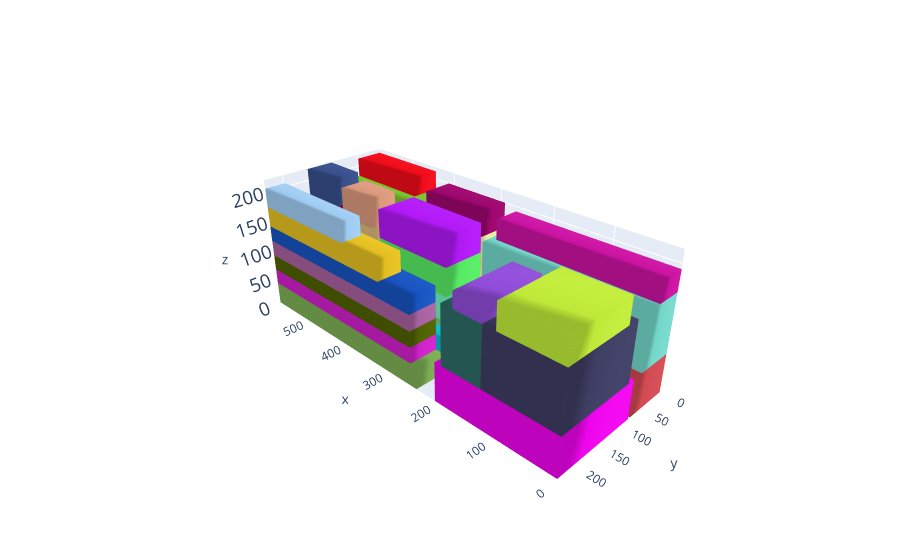

The notebook cell saved with this chart:
### Markdown cell above
# Plot the solution

### Code cell
cont, execution_time,total_volume = MLCP_function(alpha=4.0,beta=1.0,gamma=0.2,delta=0.5,p=0.05,instance=1)

L = cont.l;W = cont.w; H = cont.h

box_dims = []
for aabb in cont.aabbs:
  box_dims.append([aabb.xmin,aabb.ymin,aabb.zmin,aabb.xmax,aabb.ymax,aabb.zmax])

bxplot.plot_container([L,W,H], box_dims)

### Figure 1 — Plotly figure (JSON) as saved in the notebook; plotly's stock layout.template omitted (floating-point values rounded to 4 significant figures)
{"data": [{"color": "rgb(208.64462392227597,73.00306717013066,81.61108412531229)", "i": [7, 0, 0, 0, 4, 4, 2, 6, 4, 0, 3, 7], "j": [3, 4, 1, 2, 5, 6, 5, 5, 0, 1, 2, 2], "k": [0, 7, 2, 3, 6, 7, 1, 2, 5, 5, 7, 6], "opacity": 1, "type": "mesh3d", "x": [0, 0, 412, 412, 0, 0, 412, 412], "y": [0, 76, 76, 0, 0, 76, 76, 0], "z": [0, 0, 0, 0, 64, 64, 64, 64]}, {"color": "rgb(236.46778994917068,4.194621894700185,235.42320492821912)", "i": [7, 0, 0, 0, 4, 4, 2, 6, 4, 0, 3, 7], "j": [3, 4, 1, 2, 5, 6, 5, 5, 0, 1, 2, 2], "k": [0, 7, 2, 3, 6, 7, 1, 2, 5, 5, 7, 6], "opacity": 1, "type": "mesh3d", "x": [0, 0, 206, 206, 0, 0, 206, 206], "y": [81, 233, 233, 81, 81, 233, 233, 81], "z": [0, 0, 0, 0, 64, 64, 64, 64]}, {"color": "rgb(252.2493948146056,35.64301285579163,225.78763891051605)", "i": [7, 0, 0, 0, 4, 4, 2, 6, 4, 0, 3, 7], "j": [3, 4, 1, 2, 5, 6, 5, 5, 0, 1, 2, 2], "k": [0, 7, 2, 3, 6, 7, 1, 2, 5, 5, 7, 6], "opacity": 1, "type": "mesh3d", "x": [415, 415, 587, 587, 415, 415, 587, 587], "y": [0, 152, 152, 0, 0, 152, 152, 0], "z": [0, 0, 0, 0, 38, 38, 38, 38]}, {"color": "rgb(123.56718404300364,173.413637196482,83.56816379968959)", "i": [7, 0, 0, 0, 4, 4, 2, 6, 4, 0, 3, 7], "j": [3, 4, 1, 2, 5, 6, 5, 5, 0, 1, 2, 2], "k": [0, 7, 2, 3, 6, 7, 1, 2, 5, 5, 7, 6], "opacity": 1, "type": "mesh3d", "x": [243, 243, 587, 587, 243, 243, 587, 587], "y": [157, 233, 233, 157, 157, 233, 233, 157], "z": [0, 0, 0, 0, 38, 38, 38, 38]}, {"color": "rgb(118.67972252741009,196.65711540843193,46.42664778785825)", "i": [7, 0, 0, 0, 4, 4, 2, 6, 4, 0, 3, 7], "j": [3, 4, 1, 2, 5, 6, 5, 5, 0, 1, 2, 2], "k": [0, 7, 2, 3, 6, 7, 1, 2, 5, 5, 7, 6], "opacity": 1, "type": "mesh3d", "x": [417, 417, 587, 587, 417, 417, 587, 587], "y": [0, 84, 84, 0, 0, 84, 84, 0], "z": [38, 38, 38, 38, 182, 182, 182, 182]}, {"color": "rgb(205.81676543506126,32.663759764963466,199.60808692646214)", "i": [7, 0, 0, 0, 4, 4, 2, 6, 4, 0, 3, 7], "j": [3, 4, 1, 2, 5, 6, 5, 5, 0, 1, 2, 2], "k": [0, 7, 2, 3, 6, 7, 1, 2, 5, 5, 7, 6], "opacity": 1, "type": "mesh3d", "x": [254, 254, 587, 587, 254, 254, 587, 587], "y": [184, 233, 233, 184, 184, 233, 233, 184], "z": [38, 38, 38, 38, 64, 64, 64, 64]}, {"color": "rgb(115.2093233791073,213.74287917051097,200.1974871350258)", "i": [7, 0, 0, 0, 4, 4, 2, 6, 4, 0, 3, 7], "j": [3, 4, 1, 2, 5, 6, 5, 5, 0, 1, 2, 2], "k": [0, 7, 2, 3, 6, 7, 1, 2, 5, 5, 7, 6], "opacity": 1, "type": "mesh3d", "x": [0, 0, 280, 280, 0, 0, 280, 280], "y": [0, 62, 62, 0, 0, 62, 62, 0], "z": [64, 64, 64, 64, 159, 159, 159, 159]}, {"color": "rgb(61.837810138346505,61.18958499011055,98.6888054962975)", "i": [7, 0, 0, 0, 4, 4, 2, 6, 4, 0, 3, 7], "j": [3, 4, 1, 2, 5, 6, 5, 5, 0, 1, 2, 2], "k": [0, 7, 2, 3, 6, 7, 1, 2, 5, 5, 7, 6], "opacity": 1, "type": "mesh3d", "x": [0, 0, 124, 124, 0, 0, 124, 124], "y": [93, 233, 233, 93, 93, 233, 233, 93], "z": [64, 64, 64, 64, 159, 159, 159, 159]}, {"color": "rgb(78.0307145752869,96.43948272640759,0.24549118881922627)", "i": [7, 0, 0, 0, 4, 4, 2, 6, 4, 0, 3, 7], "j": [3, 4, 1, 2, 5, 6, 5, 5, 0, 1, 2, 2], "k": [0, 7, 2, 3, 6, 7, 1, 2, 5, 5, 7, 6], "opacity": 1, "type": "mesh3d", "x": [254, 254, 587, 587, 254, 254, 587, 587], "y": [184, 233, 233, 184, 184, 233, 233, 184], "z": [64, 64, 64, 64, 90, 90, 90, 90]}, {"color": "rgb(6.148723502842001,184.42199037510997,204.61443032959394)", "i": [7, 0, 0, 0, 4, 4, 2, 6, 4, 0, 3, 7], "j": [3, 4, 1, 2, 5, 6, 5, 5, 0, 1, 2, 2], "k": [0, 7, 2, 3, 6, 7, 1, 2, 5, 5, 7, 6], "opacity": 1, "type": "mesh3d", "x": [244, 244, 587, 587, 244, 244, 587, 587], "y": [159, 184, 184, 159, 159, 184, 184, 159], "z": [38, 38, 38, 38, 59, 59, 59, 59]}, {"color": "rgb(166.01884402496574,96.52822541138002,158.06707614154465)", "i": [7, 0, 0, 0, 4, 4, 2, 6, 4, 0, 3, 7], "j": [3, 4, 1, 2, 5, 6, 5, 5, 0, 1, 2, 2], "k": [0, 7, 2, 3, 6, 7, 1, 2, 5, 5, 7, 6], "opacity": 1, "type": "mesh3d", "x": [254, 254, 587, 587, 254, 254, 587, 587], "y": [184, 233, 233, 184, 184, 233, 233, 184], "z": [90, 90, 90, 90, 116, 116, 116, 116]}, {"color": "rgb(127.74223876858291,182.744569614974,238.2526488344023)", "i": [7, 0, 0, 0, 4, 4, 2, 6, 4, 0, 3, 7], "j": [3, 4, 1, 2, 5, 6, 5, 5, 0, 1, 2, 2], "k": [0, 7, 2, 3, 6, 7, 1, 2, 5, 5, 7, 6], "opacity": 1, "type": "mesh3d", "x": [293, 293, 587, 587, 293, 293, 587, 587], "y": [159, 184, 184, 159, 159, 184, 184, 159], "z": [59, 59, 59, 59, 80, 80, 80, 80]}, {"color": "rgb(23.41987452406218,83.79501586572047,191.8206513015902)", "i": [7, 0, 0, 0, 4, 4, 2, 6, 4, 0, 3, 7], "j": [3, 4, 1, 2, 5, 6, 5, 5, 0, 1, 2, 2], "k": [0, 7, 2, 3, 6, 7, 1, 2, 5, 5, 7, 6], "opacity": 1, "type": "mesh3d", "x": [254, 254, 587, 587, 254, 254, 587, 587], "y": [184, 233, 233, 184, 184, 233, 233, 184], "z": [116, 116, 116, 116, 142, 142, 142, 142]}, {"color": "rgb(241.52611476950972,58.755591466642954,44.63747452905414)", "i": [7, 0, 0, 0, 4, 4, 2, 6, 4, 0, 3, 7], "j": [3, 4, 1, 2, 5, 6, 5, 5, 0, 1, 2, 2], "k": [0, 7, 2, 3, 6, 7, 1, 2, 5, 5, 7, 6], "opacity": 1, "type": "mesh3d", "x": [497, 497, 587, 587, 497, 497, 587, 587], "y": [86, 152, 152, 86, 86, 152, 152, 86], "z": [38, 38, 38, 38, 81, 81, 81, 81]}, {"color": "rgb(226.97717705010422,190.44256210786656,33.18293947514182)", "i": [7, 0, 0, 0, 4, 4, 2, 6, 4, 0, 3, 7], "j": [3, 4, 1, 2, 5, 6, 5, 5, 0, 1, 2, 2], "k": [0, 7, 2, 3, 6, 7, 1, 2, 5, 5, 7, 6], "opacity": 1, "type": "mesh3d", "x": [317, 317, 587, 587, 317, 317, 587, 587], "y": [190, 233, 233, 190, 190, 233, 233, 190], "z": [142, 142, 142, 142, 175, 175, 175, 175]}, {"color": "rgb(201.6168342806146,18.76987009758154,161.057016269434)", "i": [7, 0, 0, 0, 4, 4, 2, 6, 4, 0, 3, 7], "j": [3, 4, 1, 2, 5, 6, 5, 5, 0, 1, 2, 2], "k": [0, 7, 2, 3, 6, 7, 1, 2, 5, 5, 7, 6], "opacity": 1, "type": "mesh3d", "x": [0, 0, 270, 270, 0, 0, 270, 270], "y": [0, 43, 43, 0, 0, 43, 43, 0], "z": [159, 159, 159, 159, 192, 192, 192, 192]}, {"color": "rgb(190.20940145744558,231.87639258944523,56.75317641283077)", "i": [7, 0, 0, 0, 4, 4, 2, 6, 4, 0, 3, 7], "j": [3, 4, 1, 2, 5, 6, 5, 5, 0, 1, 2, 2], "k": [0, 7, 2, 3, 6, 7, 1, 2, 5, 5, 7, 6], "opacity": 1, "type": "mesh3d", "x": [0, 0, 102, 102, 0, 0, 102, 102], "y": [113, 233, 233, 113, 113, 233, 233, 113], "z": [159, 159, 159, 159, 200, 200, 200, 200]}, {"color": "rgb(78.66116043732973,67.91874062829014,151.80303912435454)", "i": [7, 0, 0, 0, 4, 4, 2, 6, 4, 0, 3, 7], "j": [3, 4, 1, 2, 5, 6, 5, 5, 0, 1, 2, 2], "k": [0, 7, 2, 3, 6, 7, 1, 2, 5, 5, 7, 6], "opacity": 1, "type": "mesh3d", "x": [505, 505, 587, 587, 505, 505, 587, 587], "y": [101, 152, 152, 101, 101, 152, 152, 101], "z": [81, 81, 81, 81, 141, 141, 141, 141]}, {"color": "rgb(157.95340288817968,202.133049976315,239.42827991004626)", "i": [7, 0, 0, 0, 4, 4, 2, 6, 4, 0, 3, 7], "j": [3, 4, 1, 2, 5, 6, 5, 5, 0, 1, 2, 2], "k": [0, 7, 2, 3, 6, 7, 1, 2, 5, 5, 7, 6], "opacity": 1, "type": "mesh3d", "x": [395, 395, 587, 587, 395, 395, 587, 587], "y": [197, 233, 233, 197, 197, 233, 233, 197], "z": [175, 175, 175, 175, 206, 206, 206, 206]}, {"color": "rgb(238.62382671812836,11.396555085613636,26.445205605435834)", "i": [7, 0, 0, 0, 4, 4, 2, 6, 4, 0, 3, 7], "j": [3, 4, 1, 2, 5, 6, 5, 5, 0, 1, 2, 2], "k": [0, 7, 2, 3, 6, 7, 1, 2, 5, 5, 7, 6], "opacity": 1, "type": "mesh3d", "x": [443, 443, 587, 587, 443, 443, 587, 587], "y": [0, 48, 48, 0, 0, 48, 48, 0], "z": [182, 182, 182, 182, 213, 213, 213, 213]}, {"color": "rgb(46.10953022155742,106.4644389004353,100.38037857093819)", "i": [7, 0, 0, 0, 4, 4, 2, 6, 4, 0, 3, 7], "j": [3, 4, 1, 2, 5, 6, 5, 5, 0, 1, 2, 2], "k": [0, 7, 2, 3, 6, 7, 1, 2, 5, 5, 7, 6], "opacity": 1, "type": "mesh3d", "x": [124, 124, 194, 194, 124, 124, 194, 194], "y": [109, 233, 233, 109, 109, 233, 233, 109], "z": [64, 64, 64, 64, 159, 159, 159, 159]}, {"color": "rgb(26.272201999863768,106.00516319065822,118.70650567008978)", "i": [7, 0, 0, 0, 4, 4, 2, 6, 4, 0, 3, 7], "j": [3, 4, 1, 2, 5, 6, 5, 5, 0, 1, 2, 2], "k": [0, 7, 2, 3, 6, 7, 1, 2, 5, 5, 7, 6], "opacity": 1, "type": "mesh3d", "x": [425, 425, 497, 497, 425, 425, 497, 497], "y": [104, 152, 152, 104, 104, 152, 152, 104], "z": [38, 38, 38, 38, 69, 69, 69, 69]}, {"color": "rgb(165.66560919626903,10.915534493666843,77.94646863566966)", "i": [7, 0, 0, 0, 4, 4, 2, 6, 4, 0, 3, 7], "j": [3, 4, 1, 2, 5, 6, 5, 5, 0, 1, 2, 2], "k": [0, 7, 2, 3, 6, 7, 1, 2, 5, 5, 7, 6], "opacity": 1, "type": "mesh3d", "x": [515, 515, 587, 587, 515, 515, 587, 587], "y": [104, 152, 152, 104, 104, 152, 152, 104], "z": [141, 141, 141, 141, 172, 172, 172, 172]}, {"color": "rgb(231.63983260776007,236.84836567348162,164.22350948191868)", "i": [7, 0, 0, 0, 4, 4, 2, 6, 4, 0, 3, 7], "j": [3, 4, 1, 2, 5, 6, 5, 5, 0, 1, 2, 2], "k": [0, 7, 2, 3, 6, 7, 1, 2, 5, 5, 7, 6], "opacity": 1, "type": "mesh3d", "x": [288, 288, 412, 412, 288, 288, 412, 412], "y": [0, 70, 70, 0, 0, 70, 70, 0], "z": [64, 64, 64, 64, 159, 159, 159, 159]}, {"color": "rgb(70.22253636534191,175.78762661494306,226.68940603660806)", "i": [7, 0, 0, 0, 4, 4, 2, 6, 4, 0, 3, 7], "j": [3, 4, 1, 2, 5, 6, 5, 5, 0, 1, 2, 2], "k": [0, 7, 2, 3, 6, 7, 1, 2, 5, 5, 7, 6], "opacity": 1, "type": "mesh3d", "x": [426, 426, 497, 497, 426, 426, 497, 497], "y": [104, 152, 152, 104, 104, 152, 152, 104], "z": [69, 69, 69, 69, 116, 116, 116, 116]}, {"color": "rgb(110.43721622720315,201.12765785140078,129.644953204458)", "i": [7, 0, 0, 0, 4, 4, 2, 6, 4, 0, 3, 7], "j": [3, 4, 1, 2, 5, 6, 5, 5, 0, 1, 2, 2], "k": [0, 7, 2, 3, 6, 7, 1, 2, 5, 5, 7, 6], "opacity": 1, "type": "mesh3d", "x": [209, 209, 415, 415, 209, 209, 415, 415], "y": [76, 152, 152, 76, 76, 152, 152, 76], "z": [0, 0, 0, 0, 64, 64, 64, 64]}, {"color": "rgb(56.57921962399203,78.84101412401436,139.3065768132957)", "i": [7, 0, 0, 0, 4, 4, 2, 6, 4, 0, 3, 7], "j": [3, 4, 1, 2, 5, 6, 5, 5, 0, 1, 2, 2], "k": [0, 7, 2, 3, 6, 7, 1, 2, 5, 5, 7, 6], "opacity": 1, "type": "mesh3d", "x": [516, 516, 587, 587, 516, 516, 587, 587], "y": [104, 152, 152, 104, 104, 152, 152, 104], "z": [172, 172, 172, 172, 219, 219, 219, 219]}, {"color": "rgb(142.68459417818815,75.56015056215793,213.25560028409348)", "i": [7, 0, 0, 0, 4, 4, 2, 6, 4, 0, 3, 7], "j": [3, 4, 1, 2, 5, 6, 5, 5, 0, 1, 2, 2], "k": [0, 7, 2, 3, 6, 7, 1, 2, 5, 5, 7, 6], "opacity": 1, "type": "mesh3d", "x": [124, 124, 173, 173, 124, 124, 173, 173], "y": [122, 233, 233, 122, 122, 233, 233, 122], "z": [159, 159, 159, 159, 185, 185, 185, 185]}, {"color": "rgb(214.88129314795663,184.31422689583755,118.79547437829336)", "i": [7, 0, 0, 0, 4, 4, 2, 6, 4, 0, 3, 7], "j": [3, 4, 1, 2, 5, 6, 5, 5, 0, 1, 2, 2], "k": [0, 7, 2, 3, 6, 7, 1, 2, 5, 5, 7, 6], "opacity": 1, "type": "mesh3d", "x": [426, 426, 497, 497, 426, 426, 497, 497], "y": [104, 152, 152, 104, 104, 152, 152, 104], "z": [116, 116, 116, 116, 163, 163, 163, 163]}, {"color": "rgb(110.24813919543105,241.82146480056016,190.47133753725905)", "i": [7, 0, 0, 0, 4, 4, 2, 6, 4, 0, 3, 7], "j": [3, 4, 1, 2, 5, 6, 5, 5, 0, 1, 2, 2], "k": [0, 7, 2, 3, 6, 7, 1, 2, 5, 5, 7, 6], "opacity": 1, "type": "mesh3d", "x": [243, 243, 415, 415, 243, 243, 415, 415], "y": [76, 152, 152, 76, 76, 152, 152, 76], "z": [64, 64, 64, 64, 102, 102, 102, 102]}, {"color": "rgb(156.78779959856857,6.212775891501565,109.08542566841133)", "i": [7, 0, 0, 0, 4, 4, 2, 6, 4, 0, 3, 7], "j": [3, 4, 1, 2, 5, 6, 5, 5, 0, 1, 2, 2], "k": [0, 7, 2, 3, 6, 7, 1, 2, 5, 5, 7, 6], "opacity": 1, "type": "mesh3d", "x": [292, 292, 412, 412, 292, 292, 412, 412], "y": [0, 51, 51, 0, 0, 51, 51, 0], "z": [159, 159, 159, 159, 200, 200, 200, 200]}, {"color": "rgb(217.9485884948944,151.6118936791643,123.70699245463624)", "i": [7, 0, 0, 0, 4, 4, 2, 6, 4, 0, 3, 7], "j": [3, 4, 1, 2, 5, 6, 5, 5, 0, 1, 2, 2], "k": [0, 7, 2, 3, 6, 7, 1, 2, 5, 5, 7, 6], "opacity": 1, "type": "mesh3d", "x": [426, 426, 497, 497, 426, 426, 497, 497], "y": [104, 152, 152, 104, 104, 152, 152, 104], "z": [163, 163, 163, 163, 210, 210, 210, 210]}, {"color": "rgb(85.5798354130007,233.02317782196744,98.37145790643987)", "i": [7, 0, 0, 0, 4, 4, 2, 6, 4, 0, 3, 7], "j": [3, 4, 1, 2, 5, 6, 5, 5, 0, 1, 2, 2], "k": [0, 7, 2, 3, 6, 7, 1, 2, 5, 5, 7, 6], "opacity": 1, "type": "mesh3d", "x": [271, 271, 415, 415, 271, 271, 415, 415], "y": [76, 147, 147, 76, 76, 147, 147, 76], "z": [102, 102, 102, 102, 149, 149, 149, 149]}, {"color": "rgb(175.87156478247255,25.238948339867516,244.3364486885742)", "i": [7, 0, 0, 0, 4, 4, 2, 6, 4, 0, 3, 7], "j": [3, 4, 1, 2, 5, 6, 5, 5, 0, 1, 2, 2], "k": [0, 7, 2, 3, 6, 7, 1, 2, 5, 5, 7, 6], "opacity": 1, "type": "mesh3d", "x": [271, 271, 415, 415, 271, 271, 415, 415], "y": [76, 147, 147, 76, 76, 147, 147, 76], "z": [149, 149, 149, 149, 196, 196, 196, 196]}], "layout": {"autosize": false, "margin": {"b": 0, "l": 0, "r": 0, "t": 0}, "paper_bgcolor": "rgba(0,0,0,0)", "scene": {"camera": {"center": {"x": 0, "y": 0, "z": 0}, "eye": {"x": -2, "y": 2, "z": 1.5}, "up": {"x": 0, "y": 0, "z": 1}}, "xaxis": {"nticks": 10, "range": [0, 587], "showspikes": false}, "yaxis": {"nticks": 5, "range": [0, 233], "showspikes": false}, "zaxis": {"nticks": 5, "range": [0, 220], "tickfont": {"size": 15}}}}}
